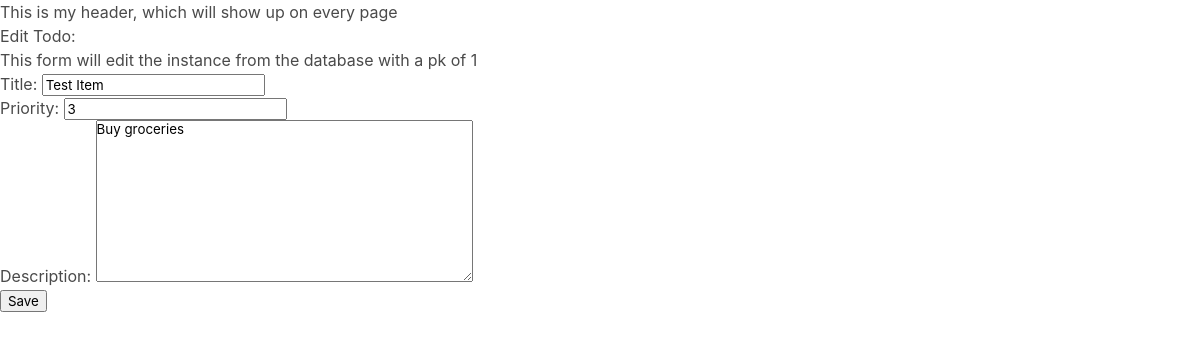
The app's page /todos/1/edit with its own data.
### todos/models.py (models this page shows, shortened)
class Item(models.Model):
    title = models.CharField(max_length=255)
    date_created = models.DateTimeField(auto_now_add=True)
    priority = models.PositiveIntegerField()
    description = models.TextField()
    is_hidden = models.BooleanField(default=True)

### todos/views.py (the view)
# urls.py: path('todos/<int:pk>/edit', views.edit_todo, name='edit-todo'),
def edit_todo(request, pk):
    todo = get_object_or_404(Item, pk=pk)
    if request.method == 'POST':
        item_form = ItemForm(request.POST, instance=todo)
        if item_form.is_valid():
            item_form.save()
            return redirect('home')
    form = ItemForm(instance=todo)
    return render(request, 'todos/edit_todo.html', {'form': form, 'pk': pk})

### todos/forms.py
class ItemForm(forms.ModelForm):
    class Meta:
        model = Item
        fields = ('title', 'priority', 'description')

### templates/todos/edit_todo.html (shortened to what this page needs)
{% extends 'base.html' %}
{% block content %}
    Edit Todo:
    <h2>This form will edit the instance from the database with a pk of {{ pk }}</h2>
    <form method='post'>
        {{ form.as_p }}
        <button type='submit'>Save</button>
    </form>
{% endblock %}

### records on screen
Item: title "Test Item", priority "3", description "Buy groceries"

### other values on screen
{{ pk }} "1"
